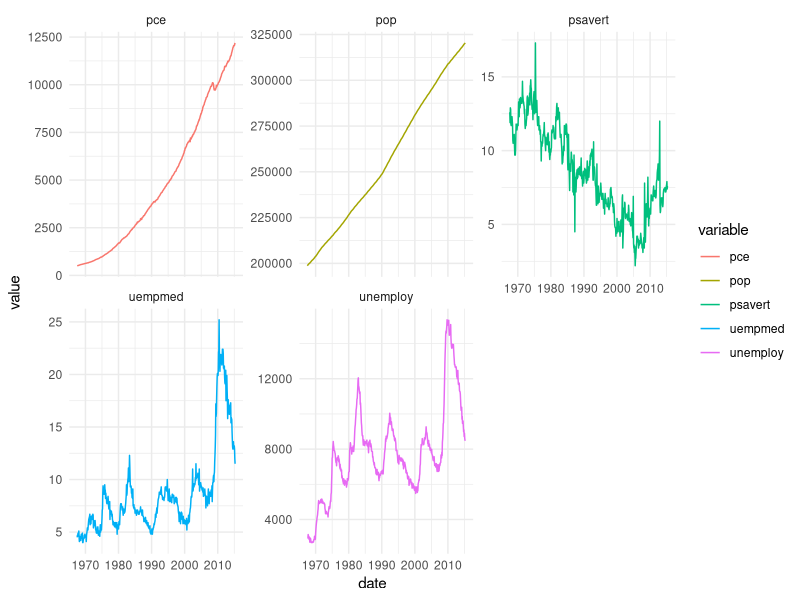

The R script that drew this image:
library(ggplot2)

ggplot(economics_long, aes(date, value, color = variable)) +
  geom_line() +
  facet_wrap(~variable, scales = "free_y") +
  theme_minimal()

